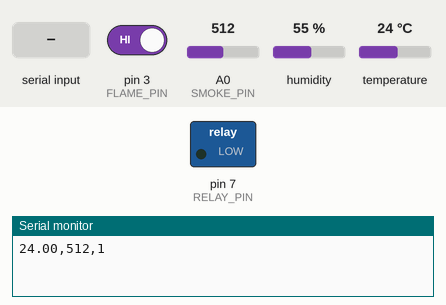
The sketch below on a simulated Arduino Uno, built with avr-gcc and run on an emulated ATmega328P. Parts: switched loads named in the sketch (green lamp = pin HIGH), the last lines printed to the serial monitor. The inputs (shaded band) are chosen by the test bench; at power-on: pin 3 (FLAME_PIN) HIGH, A0 (SMOKE_PIN) = 512, humidity 55 %, temperature 24 °C.

Above: at 1.2 s.
1.3 s: "HIGH_FIRE\n" received over Serial
At 3.4 s:
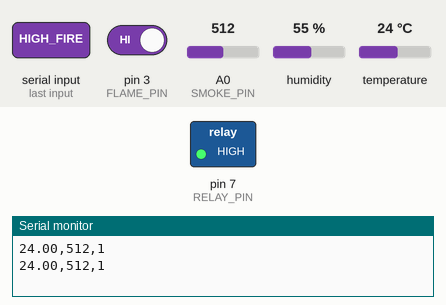
7.3 s: "MEDIUM_FIRE\n" received over Serial
At 14.7 s:
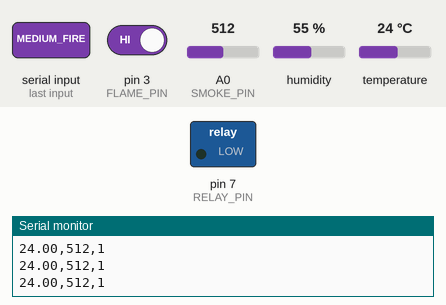
Timing chart, 0 to 16.2 s (numbered marks = the images above; inputs shaded):
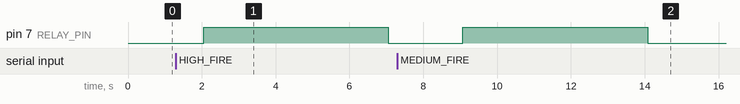

Measured:
- after the input at 1.3 s, pin 7 (RELAY_PIN): LOW → HIGH after 0.75 s, → LOW 5.0 s later
- after the input at 7.3 s, pin 7 (RELAY_PIN): LOW → HIGH after 1.8 s, → LOW 5.0 s later

The sketch:

CODE.ino
```cpp
#include <DHT.h>

#define DHTPIN 2
#define DHTTYPE DHT11
#define SMOKE_PIN A0
#define FLAME_PIN 3
#define RELAY_PIN 7

DHT dht(DHTPIN, DHTTYPE);

void setup() {
  Serial.begin(9600);
  dht.begin();
  pinMode(FLAME_PIN, INPUT);
  pinMode(RELAY_PIN, OUTPUT);
  digitalWrite(RELAY_PIN, LOW);
}

void loop() {
  float temp = dht.readTemperature();
  int smoke = analogRead(SMOKE_PIN);
  int flame = digitalRead(FLAME_PIN);  // LOW means fire

  // Send sensor data to Python (via USB Serial)
  Serial.print(temp); Serial.print(",");
  Serial.print(smoke); Serial.print(",");
  Serial.println(flame);

  // Wait for ML response from Python
  if (Serial.available()) {
    String response = Serial.readStringUntil('\n');
    response.trim();

    if (response == "HIGH_FIRE" || response == "MEDIUM_FIRE") {
      digitalWrite(RELAY_PIN, HIGH);
      delay(5000);
      digitalWrite(RELAY_PIN, LOW);
    }
  }

  delay(2000);
}
```
